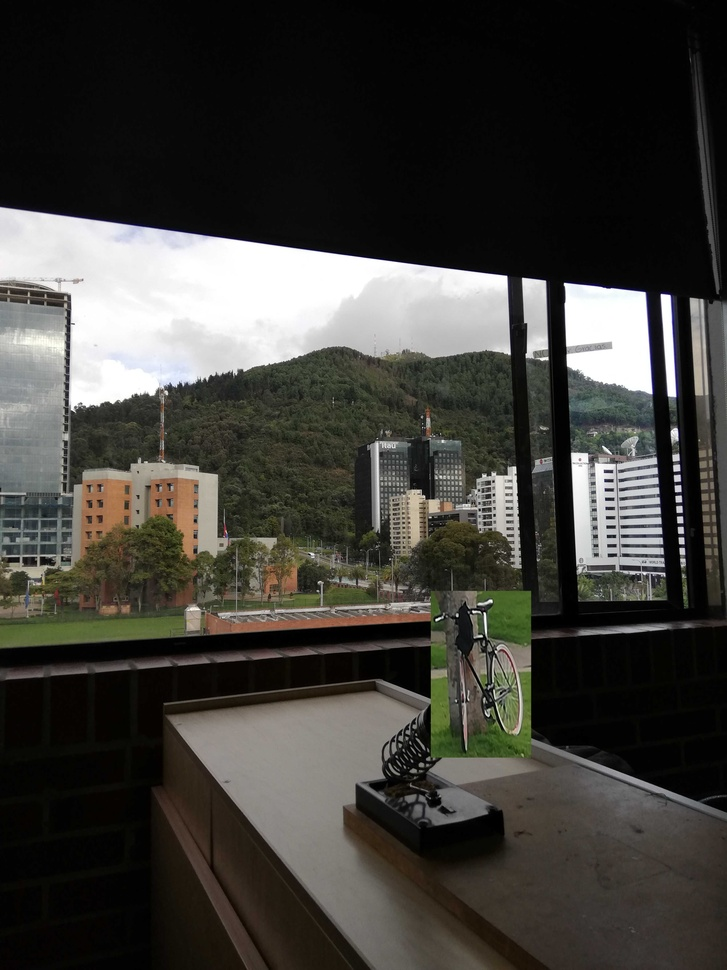
#> input picture benchmarking/test_images/images/Im_1.jpg, 727 x 970 px, shrunk from 3456 x 4608 before the run
$ python research.py
#> lines starting #> are read from the running program, lines starting #| are printed output that depends on the picture
### photoholmes/models/naive/method.py
import numpy as np
import skimage as ski

from photoholmes.models.base import Method

class Naive():
    '''A random method to test the program structure
    '''
    def __init__(self):
        pass

    def predict_img(self, image:np.ndarray) -> np.ndarray:
        '''Predicts masks from a list of images.
        '''
        shape = image.shape[:2] if image.ndim>2 else image.shape
        return np.random.normal(size=shape)>0


### research.py
# %%
import cv2 as cv

from photoholmes.models import Naive
import matplotlib.pyplot as plt


IMAGE_DIR = 'benchmarking/test_images/'

# %%
choice = 1

name = f'Im_{choice}'
im = cv.imread(IMAGE_DIR+'images/'+name+'.jpg')
#> im is the input picture: shape (970, 727, 3); mean B, G, R 58.2, 62.8, 64.2
mask = cv.imread(IMAGE_DIR+'masks/'+name+'.png')
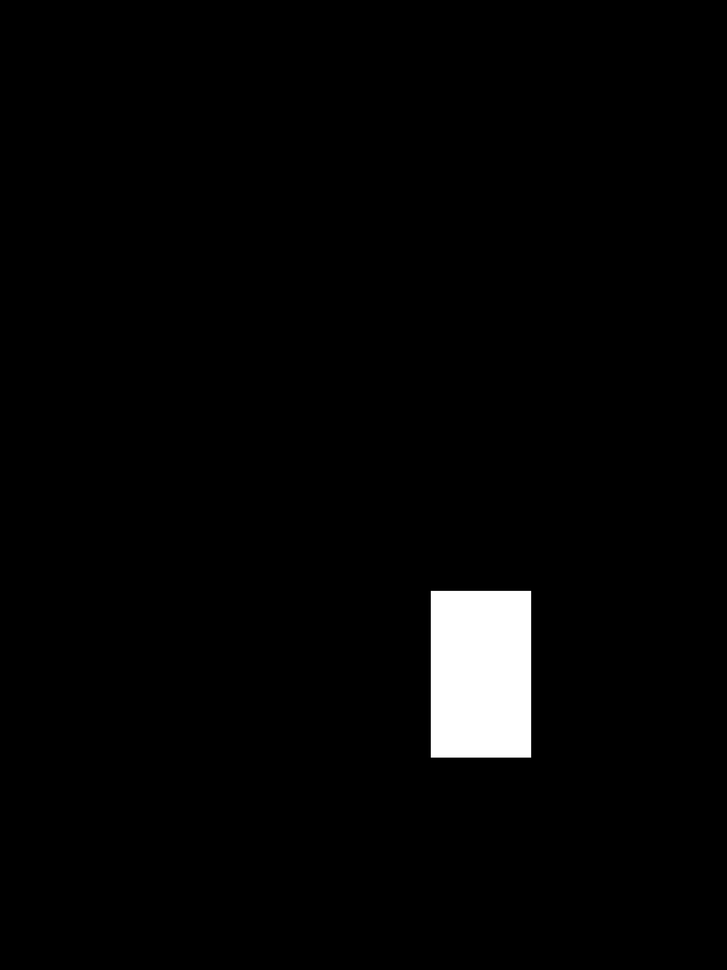
#> input picture benchmarking/test_images/masks/Im_1.png, 727 x 970 px, shrunk from 3456 x 4608 before the run
#> mask is the input picture: shape (970, 727, 3); min 0, max 255, mean 6.1


# %%
method = Naive()
prediction = method.predict_img(im)
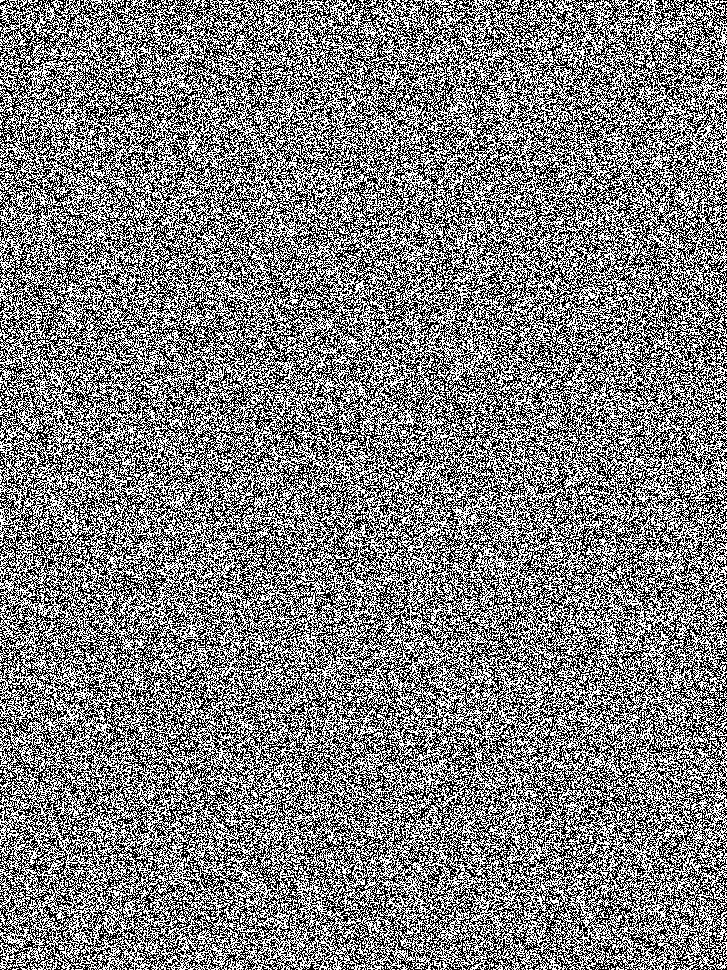
#> prediction: shape (970, 727) bool; 50.1% white; black in thin lines or dots

fig, ax = plt.subplots(1,3)
ax[0].imshow(im)
ax[0].set_title('Imagen')
ax[0].set_axis_off()
ax[1].imshow(prediction)
ax[1].set_title('Prediction')
ax[1].set_axis_off()
ax[2].imshow(mask)
ax[2].set_title('Mask')
ax[2].set_axis_off()
plt.tight_layout()
plt.show()
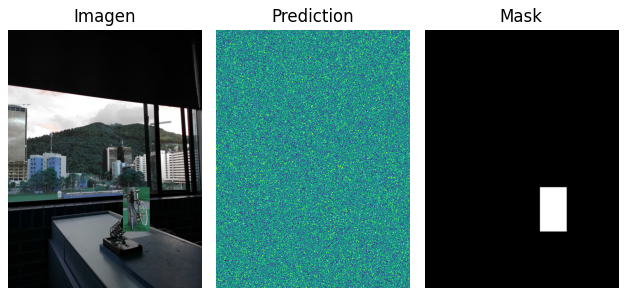
#> figure drawn by matplotlib, 3 panels; B, G, R data is drawn as R, G, B

# %%
